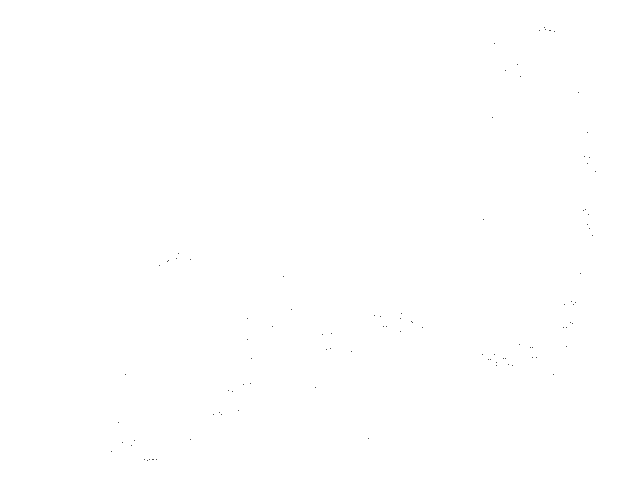
Frame 1 (no input)
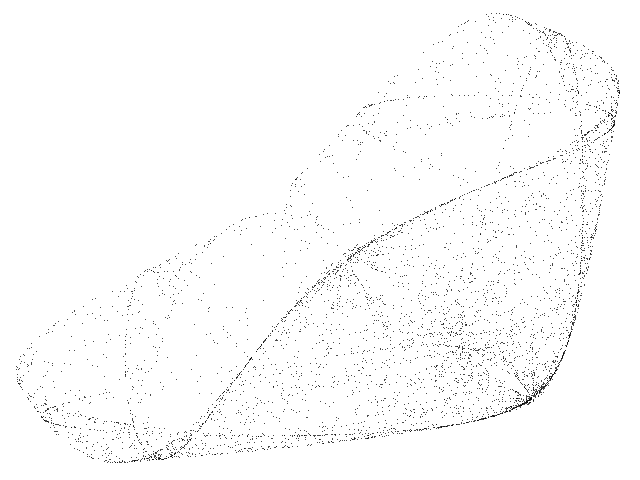
Frame 60 (the mouse pressed at the canvas centre just before this capture)
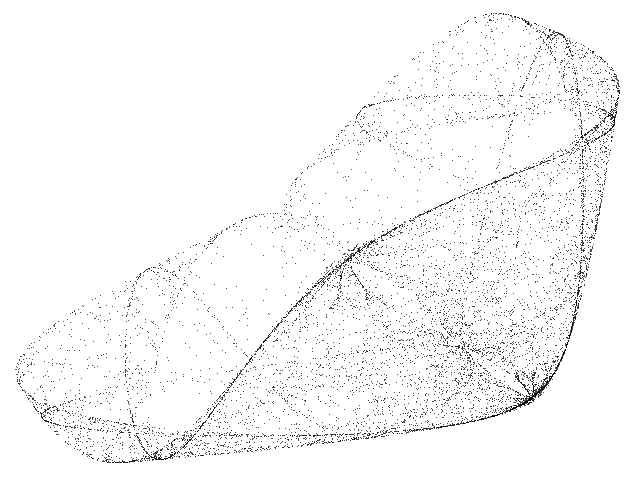
Frame 120 (the mouse held since frame 60 and released just before this capture)

The Processing sketch that drew these frames (run headless with seeded random() and noise(); from frame 60 on, the mouse is pressed at the canvas centre):

// Processing sketch: Strelkova_Anishchenko
// ── Strelkova_Anishchenko.pde
// Strelkova-Anishchenko chaotic map //

  float x = 0.1;
  float y = 1.0;
  float a = 0.9;
  float b = 0.285;

void setup() {
  
  size(640, 480);
  background(255);
  
}

void draw() {
  
  for (int i=0;i<100;i++) {
    
    float nx = x;
    float ny = y;
        
    x = 1 - a * pow(nx,2) + b * (ny - nx);
    y = 1 - a * pow(ny,2) + b * (nx - ny);
  
    point(320+(215*x), 240+(160*y));
        
  }

}
